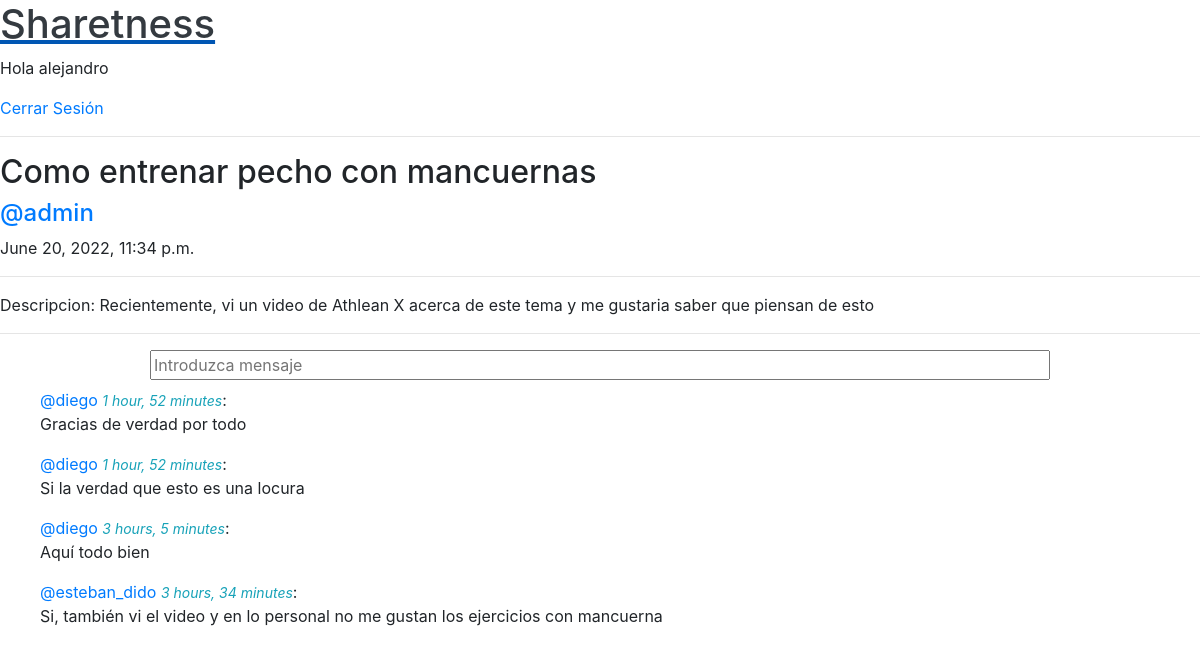
Screenshot of /room/8 (signed in) with the database file from the repository.
### forum/models.py (models this page shows, shortened)
class Room(models.Model):
    host = models.ForeignKey(User, on_delete=models.SET_NULL, null=True)
    topic = models.ForeignKey(Topic, on_delete=models.SET_NULL, null=True)
    name = models.CharField(max_length=200)
    description =models.TextField(null=True, blank=True)
    update = models.DateTimeField(auto_now=True)
    created = models.DateTimeField(auto_now_add=True)
    class Meta:
        ordering = ['-update', '-created']

class Message(models.Model):
    user = models.ForeignKey(User, on_delete=models.CASCADE)
    room = models.ForeignKey(Room, on_delete=models.CASCADE)
    body = models.TextField()
    created = models.DateTimeField(auto_now_add=True)

### forum/views.py (the view, shortened to what this page needs)
# urls.py: path('room/<str:pk>',views.room, name="room"),
def room(request, pk):
    room = Room.objects.get(id=pk)
    room_messages = room.message_set.all().order_by('-created')
    context = {'room': room, 'room_messages': room_messages}
    return render(request, 'forum/room.html', context)

### forum/templates/forum/room.html (shortened to what this page needs)
{% extends 'main.html' %}
{% block content %}
    <h2>{{ room.name }}</h2>
    <h4><span class="text-primary ">@{{ room.host.username }}</span></h4>
    <p>{{ room.created }}</p>
    <hr>
    <p>Descripcion: {{ room.description }}</p>
    <hr>
    {% if request.user.is_authenticated %}
    <form action="" method="post">
        <div class="input-group w-75 mx-auto">
            <input class="w-100" type="text" name="new-msg" id="new-msg" placeholder="Introduzca mensaje">
        </div>
    </form>
    {% endif %}
    <ul>
        {% for msg in room_messages %}
            <p class="mt-2">
                <span class="text-primary">@{{ msg.user.username }}</span>
                <small class="text-info font-italic">{{ msg.created|timesince }}</small>:
                <br>
                {{ msg.body }}
            </p>
        {% endfor %}
    </ul>
{% endblock content %}

### templates/navbar.html
<a href="/">
    <h1 class="text-dark ">Sharetness</h1>
</a>
{% if request.user.is_authenticated %}
    <p>Hola {{ request.user.username }} </p><a href={% url 'logout' %}>Cerrar Sesión</a>
{% else %}
    <a href={% url 'login' %}>Iniciar Sesión</a>
{% endif %}
<hr>

### rows the page displays
Room: name "Como entrenar pecho con mancuernas", host.username "admin", created "June 20, 2022, 11:34 p.m.", description "Recientemente, vi un video de Athlean X acerca de este tema y me gustaria saber que piensan de esto"
Message: user.username "diego", created "1 hour, 52 minutes", body "Gracias de verdad por todo"
Message: user.username "diego", created "1 hour, 52 minutes", body "Si la verdad que esto es una locura"
Message: user.username "diego", created "3 hours, 5 minutes", body "Aquí todo bien"
Message: user.username "esteban_dido", created "3 hours, 34 minutes", body "Si, también vi el video y en lo personal no me gustan los ejercicios con mancuerna"

### other values shown
{{ request.user.username }} "alejandro"
